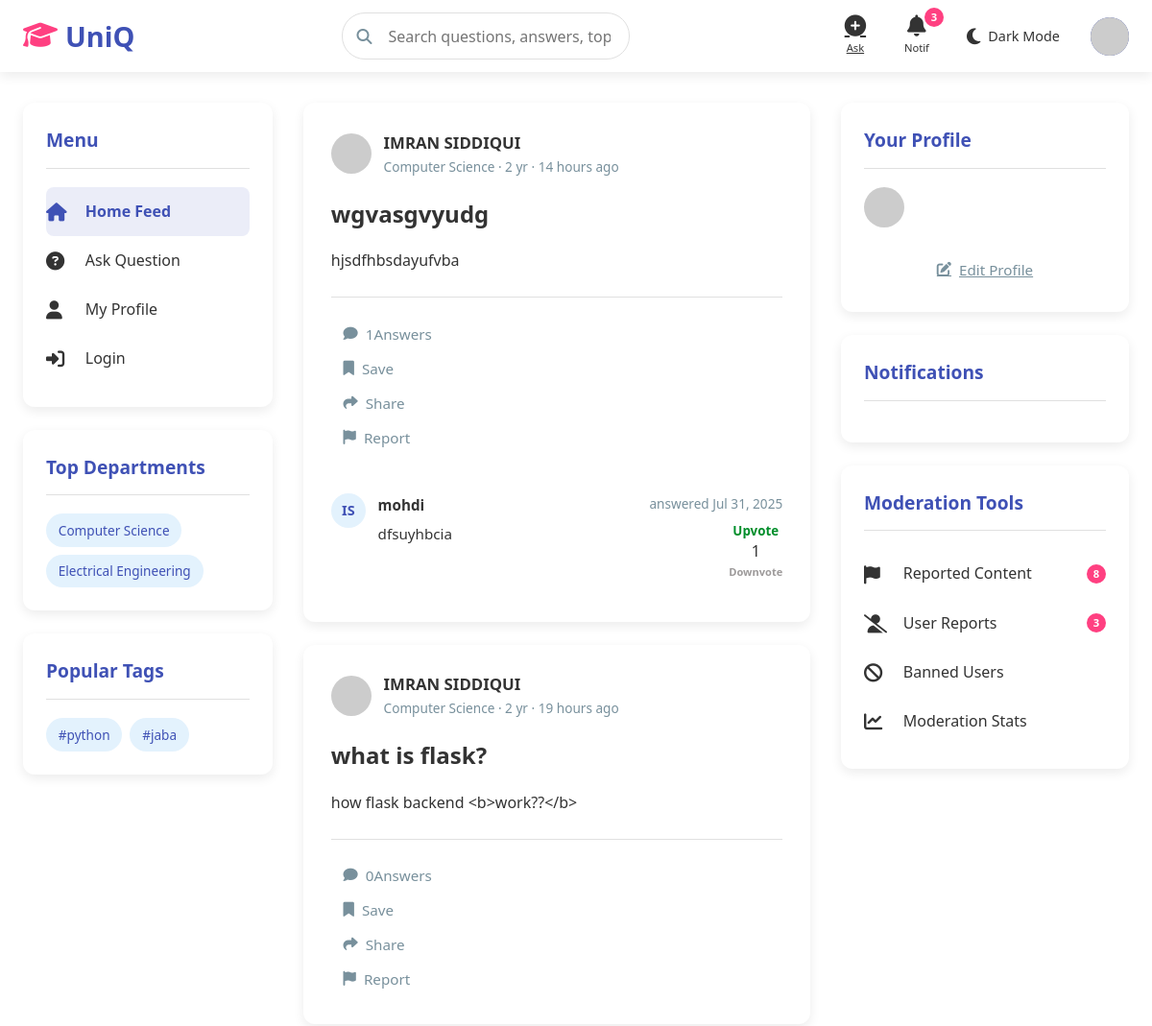
Before: / (upper part) with the older database file.
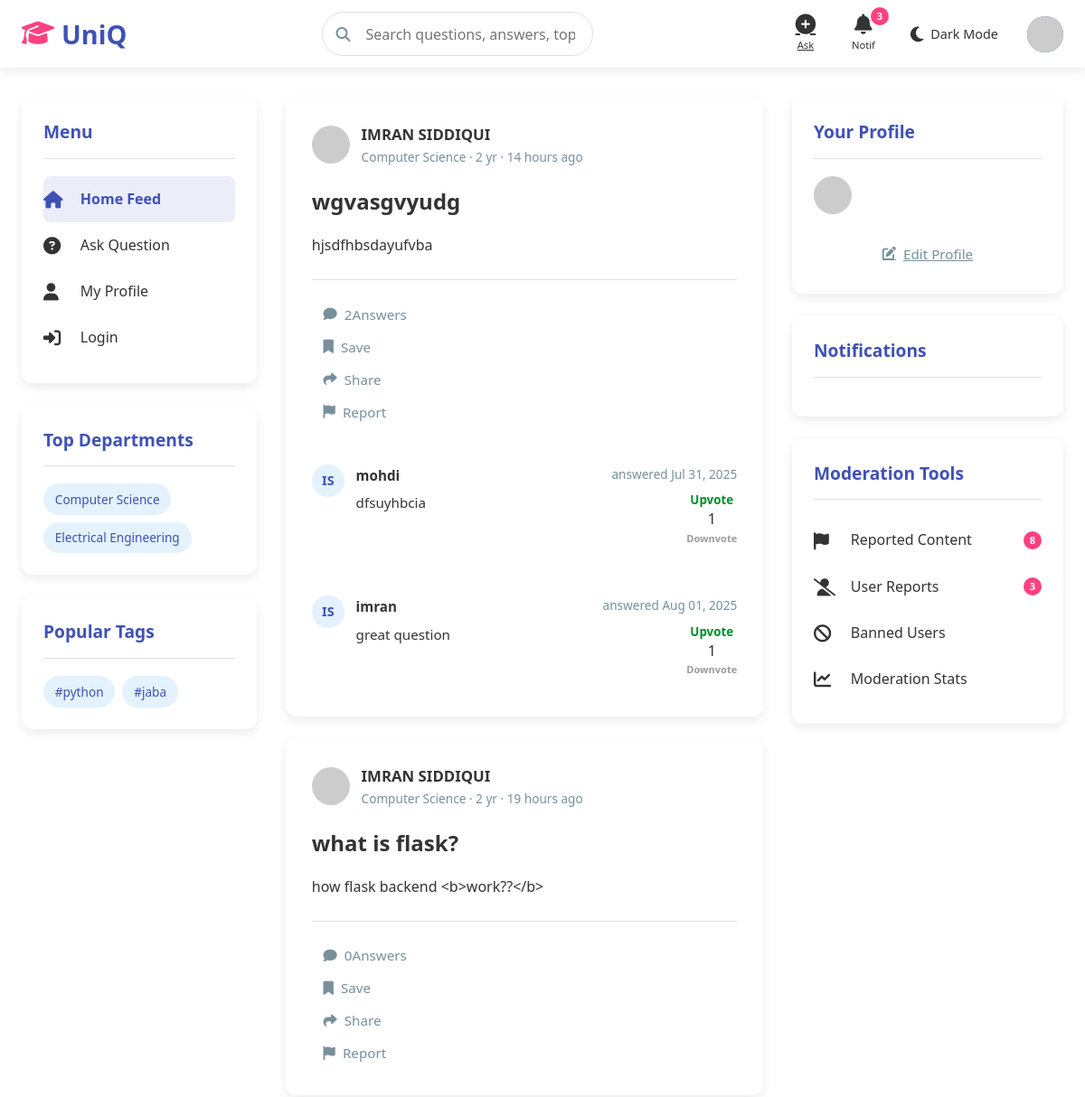
After: the same page with the newer database file.
### app.py (models this page shows)
class Question(db.Model):
    id = db.Column(db.Integer, primary_key=True)
    title = db.Column(db.String(200), nullable=False)
    description = db.Column(db.Text, nullable=False)
    tags = db.Column(db.String(200), nullable=True)
    user_id = db.Column(db.Integer, db.ForeignKey('user.id'), nullable=False)
    created_at = db.Column(db.DateTime, default=datetime.utcnow)
    department = db.Column(db.String(50), nullable=True)
    subject = db.Column(db.String(50), nullable=True)
    image = db.Column(db.String(200), nullable=True)
    answers = db.relationship('Answer', backref='question', lazy=True)

class User(db.Model):
    id = db.Column(db.Integer, primary_key=True)#use
    first_name=db.Column(db.String(90),unique=False, nullable=False)
    last_name=db.Column(db.String(90),unique=False, nullable=False)
    full_name=db.Column(db.String(90),unique=True, nullable=True)#use
    username = db.Column(db.String(80), unique=True, nullable=False)#use
    email = db.Column(db.String(120), unique=True, nullable=False)#use
    c_id = db.Column(db.String(200), nullable=False)#use
    password = db.Column(db.String(200), nullable=False)#use
    role = db.Column(db.String(20), default='student')#use
    department = db.Column(db.String(50), nullable=True)#use
    year = db.Column(db.String(90), nullable=True)#use
    questions = db.relationship('Question', backref='author', lazy=True)
    bio = db.Column(db.Text, nullable=True)#use
    interest= db.Column(db.String(200), nullable=True)
    skiils=db.Column(db.String(200), nullable=True)
    location=db.Column(db.String(200), nullable=True)
    created_at = db.Column(db.DateTime, default=datetime.utcnow)
    questions = db.relationship('Question', backref='author', lazy=True)
    answers = db.relationship('Answer', backref='author', lazy=True)
    image = db.Column(db.String(300), nullable=True)
    otp=db.Column(db.Integer)#use
    achievement=db.Column(db.String(200), nullable=True)
    course=db.Column(db.String(200), nullable=True)
    voted_on = db.relationship(
        'Answer',
        secondary=votes_association,
        back_populates='voters'
    )

class Answer(db.Model):
    id = db.Column(db.Integer, primary_key=True)
    content = db.Column(db.Text, nullable=False)
    user_id = db.Column(db.Integer, db.ForeignKey('user.id'), nullable=False)
    question_id = db.Column(db.Integer, db.ForeignKey('question.id'), nullable=False)
    created_at = db.Column(db.DateTime, default=datetime.utcnow)
    voters = db.relationship(
        'User',
        secondary=votes_association,
        back_populates='voted_on'
    )
    @property
    def score(self):
        total_upvotes = db.session.query(votes_association).filter_by(answer_id=self.id, vote_type='upvote').count()
        total_downvotes = db.session.query(votes_association).filter_by(answer_id=self.id, vote_type='downvote').count()
        return total_upvotes - total_downvotes

### app.py (the view)
@app.route('/')
def home():
    question = Question.query.order_by(desc(Question.created_at)).all()
    question_list = Question.query.order_by(desc(Question.created_at)).all()
    all_tags = []
    for q in question_list:
        if q.tags:
            tags = [tag.strip() for tag in q.tags.split(',') if tag.strip()]
            all_tags.extend(tags)
    tag_counter = Counter(all_tags)
    top_tags = [tag for tag, count in tag_counter.most_common(10)]
    departments = db.session.query(Question.department).distinct().all()
    department_tags = [dept[0] for dept in departments if dept[0]]
    return render_template('home.html',questions=question,top_tags=top_tags,
                               department_tags=department_tags,
                               )

### app.py (called while the page is built)
@app.template_filter('time_ago')
def time_ago(date):
    now = datetime.utcnow()
    diff = now - date
    periods = [
        ('year', 60*60*24*365),
        ('month', 60*60*24*30),
        ('day', 60*60*24),
        ('hour', 60*60),
        ('minute', 60),
        ('second', 1)
    ]
    for period, seconds in periods:
        value = diff.total_seconds() / seconds
        if value >= 1:
            value = int(value)
            return f"{value} {period}{'s' if value != 1 else ''} ago"
    return "just now"

### templates/home.html (shortened to what this page needs)
<!DOCTYPE html>
<html lang="en">
<head>
    <link rel="stylesheet" href="https://cdnjs.cloudflare.com/ajax/libs/font-awesome/6.4.0/css/all.min.css">
    <link rel="stylesheet" href="{{url_for ('static',filename='css/styles.css')}}">
</head>
<body>
    <header>
        <div class="header-container">
            <a href="{{url_for('login')}}" class="logo">
                <i class="fas fa-graduation-cap"></i>
                <span>UniQ</span>
            </a>
<form method="GET" action="{{ url_for('search') }}">
    <div class="search-container">
        <i class="fas fa-search search-icon"></i>
        <input type="text" class="search-bar" name="query" placeholder="Search questions, answers, topics...">
    </div>
</form>
            <div class="nav-icons">
                <a href="{{url_for('login')}}" class="nav-icon" id="ask-btn">
                    <i class="fas fa-plus-circle"></i>
                    <span>Ask</span>
                </a>
                <div class="nav-icon" id="notifications-btn">
                    <i class="fas fa-bell"></i>
                    <span>Notif</span>
                    <div class="notification-badge">3</div>
                </div>
                <div class="theme-toggle" id="theme-toggle">
                    <i class="fas fa-moon toggle-icon" id="theme-icon"></i>
                    <span class="toggle-text">Dark Mode</span>
                </div>
                <a href="{{url_for('login')}}" class="user-avatar" id="profile-btn">
  <img src="https://api.dicebear.com/6.x/avataaars/svg?seed=default" alt="Avatar">
                </a>
            </div>
        </div>
    </header>
    <div class="main-container">
        <div class="sidebar">
            <div class="sidebar-card">
                <h3 class="sidebar-title">Menu</h3>
                <a href="{{ url_for('login') }}" class="menu-item active-menu">
                    <i class="fas fa-home"></i>
                    <span>Home Feed</span>
                </a>
                <a href="{{url_for('login')}}" class="menu-item">
                    <i class="fas fa-question-circle"></i>
                    <span>Ask Question</span>
                </a>
                <a href="{{url_for('login')}}" class="menu-item">
                    <i class="fas fa-user"></i>
                    <span>My Profile</span>
                </a>
                <a href="{{url_for('login')}}" class="menu-item">
                    <i class="fas fa-sign-in-alt"></i>
                    <span>Login</span>
                </a>
            </div>
            <div class="sidebar-card">
                <h3 class="sidebar-title">Top Departments</h3>
<div class="tag-list">
    {% for dept in department_tags %}
    <div class="tag">{{ dept }}</div>
    {% endfor %}
</div>
            </div>
            <div class="sidebar-card">
                <h3 class="sidebar-title">Popular Tags</h3>
<div class="tag-list">
    {% for tag in top_tags %}
    <div class="tag">#{{ tag }}</div>
    {% endfor %}
</div>
            </div>
        </div>
        <div class="main-content">
{% for question in questions %}
            <div class="content-card slide-in">
                <div class="card-header">
                    <div class="user-info">
                        {% if question.author.image %}
  <img src="{{ url_for('static', filename='uploads/' + question.author.image) }}" alt="Avatar">
{% else %}
  <img src="https://api.dicebear.com/6.x/avataaars/svg?seed={{ question.author.username }}" alt="Default Avatar">
{% endif %}
                        <div class="user-details">
                            <div class="user-name">{{ question.author.full_name }}</div>
                            <div class="user-meta">{{question.author.department}} · {{question.author.year}} yr · {{ question.created_at|time_ago }}</div>
                        </div>
                    </div>
                </div>
                <h2 class="question-title">{{ question.title }}</h2>
                <div class="question-content">
                    {{ question.description|truncate(200) }}
                </div>
                <div class="question-footer">
                    <div class="action-buttons">
                        <button class="action-button">
                            <i class="fas fa-comment"></i>
                            <span>{{question.answers|length}}Answers</span>
                        </button>
                        <button class="action-button">
                            <i class="fas fa-bookmark"></i>
                            <span>Save</span>
                        </button>
                        <button class="action-button">
                            <i class="fas fa-share"></i>
                            <span>Share</span>
                        </button>
                        <button class="action-button">
                            <i class="fas fa-flag"></i>
                            <span>Report</span>
                        </button>
                    </div>
                </div>
                 {% for answer in question.answers %}
                <div class="comments-section">
                    <div class="comment">
                        <div class="comment-avatar">{{ answer.author.first_name[0] }}{{ answer.author.last_name[0] }}</div>
                        <div class="comment-content">
                            <div class="comment-header">
                                <div class="comment-author">{{ answer.author.username }}</div>
                                <div class="comment-time">answered {{ answer.created_at.strftime('%b %d, %Y') }}
                                </div>
                            </div>
<div style="display: flex; flex-direction: column; align-items: center; float: right; margin-left: 10px;">
  <button
    class="upvote-btn"
    style="border: none; background: none; color: rgb(0, 142, 43); cursor: pointer;">
<h4> Upvote</h4>
</button>
<span class="vote-score" id="score-{{ answer.id }}">{{ answer.score }}</span>
<button
    class="downvote-btn"
    style="border: none; background: none; color: rgb(157, 154, 154); cursor: pointer;">
    <h5>Downvote</h5>
</button>
</div>
                            <div class="comment-text">
                              {{ answer.content }}
                            </div>
                        </div>
                    </div>
                </div>
                {% endfor %}
            </div>
             {% endfor %}
        </div>
        <div class="right-sidebar">
            <div class="sidebar-card">
                <h3 class="sidebar-title">Your Profile</h3>
                <div class="user-info" style="margin-bottom: 1.5rem;">
  <img src="https://api.dicebear.com/6.x/avataaars/svg?seed=default" alt="Avatar">
                </div>
                <a href="{{url_for('login')}}" class="action-button" style="width: 100%; justify-content: center;">
                    <i class="fas fa-edit"></i>
                    <span>Edit Profile</span>
                </a>
            </div>
            <div class="sidebar-card">
                <h3 class="sidebar-title">Notifications</h3>
            </div>
            <div class="sidebar-card">
                <h3 class="sidebar-title">Moderation Tools</h3>
                <a href="#" class="menu-item">
                    <i class="fas fa-flag"></i>
                    <span>Reported Content</span>
                    <div class="notification-badge" style="position: static; margin-left: auto;">8</div>
                </a>
                <a href="#" class="menu-item">
                    <i class="fas fa-user-slash"></i>
                    <span>User Reports</span>
                    <div class="notification-badge" style="position: static; margin-left: auto;">3</div>
                </a>
                <a href="#" class="menu-item">
                    <i class="fas fa-ban"></i>
                    <span>Banned Users</span>
                </a>
                <a href="#" class="menu-item">
                    <i class="fas fa-chart-line"></i>
                    <span>Moderation Stats</span>
                </a>
            </div>
        </div>
    </div>
</body>
</html>

Changed rows visible on the page:
computed for Question "wgvasgvyudg": answers|length "1" → "2"
added Answer: author "I", author "S", author.username "imran", created_at "Aug 01, 2025", score "1", content "great question", shown under Question "wgvasgvyudg"
